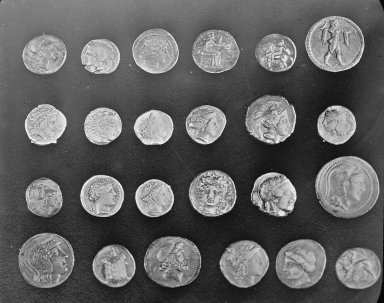
#> input picture skimage.data.coins(), 384 x 303 px
$ jupyter execute Filters.ipynb
#> lines starting #> are read from the running program, lines starting #| are printed output that depends on the picture; after the words box and inside, x2 and y2 are one past the last pixel; in counts of white or black regions, pixels touching at a corner belong together
[cell 1]
from skimage import data
import inspect
import matplotlib.pyplot as plt

# List all public callables in skimage.data
image_funcs = [
    name for name, obj in inspect.getmembers(data, inspect.isfunction)
    if not name.startswith("_")
]

print(image_funcs)

[cell 2]
image_coins = data.coins()
#> image_coins is the input picture: shape (303, 384); min 1, max 252, mean 96.9
#visualizing images
def show_image(image, title='Image', cmap_type='gray'):
    plt.imshow(image, cmap=cmap_type)
    plt.title(title)
    plt.axis('off')
    plt.show()

show_image(image_coins, "Coins")

# Edge Detection

[cell 3]
from skimage.filters import sobel
#apply edge detection filter
edge_sobel = sobel(image_coins)
#plot comparison function
#plot original and filtered image
def plot_comparison(original, filtered, title_filtered):
    fig, (ax1, ax2) = plt.subplots(ncols=2, figsize=(8,6), sharex=True, sharey=True)
    ax1.imshow(original, cmap=plt.cm.gray)
    ax1.set_title('original')
    ax1.axis('off')
    ax2.imshow(filtered, cmap=plt.cm.gray)
    ax2.set_title(title_filtered)
    ax2.axis('off')

plot_comparison(image_coins, edge_sobel, "Edge with sobel")

# Gaussian Smoothing

[cell 4]
gauss_pic = data.rocket()
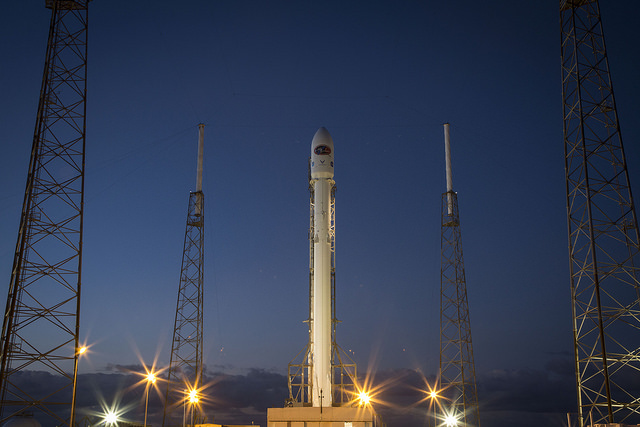
#> input picture skimage.data.rocket(), 640 x 427 px
#> gauss_pic is the input picture: shape (427, 640, 3); mean R, G, B 52.3, 61.3, 82.3
show_image(gauss_pic, 'Image')

[cell 5]
from skimage.filters import gaussian
# apply edge detection filter
gaussian_image = gaussian(gauss_pic)
plot_comparison(gauss_pic, gaussian_image, 'Blurred with Gaussian filter')

# Contrast Enhancement
contrast of an image -> spread of its histogram

Histogram equalization -> spreads out the most frequent histogram intensity values

[cell 6]
from skimage import exposure
cat_image = data.chelsea()
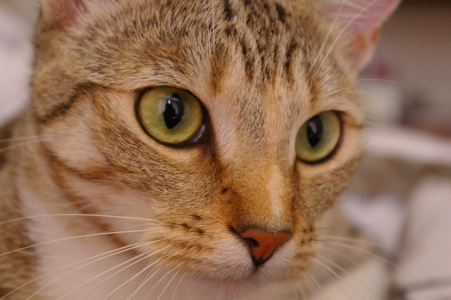
#> input picture skimage.data.chelsea(), 451 x 300 px
#> cat_image is the input picture: shape (300, 451, 3); mean R, G, B 147.7, 111.4, 86.8
#obtain the equalized image
image_eq = exposure.equalize_hist(cat_image)
show_image(cat_image, 'Original')
show_image(image_eq, 'Histogram equalized')

[cell 7]
# red histogram
# original image
red_cat = cat_image[:, :, 0]
plt.hist(red_cat.ravel(), bins=256)
plt.title('Red histogram of original image')
plt.show()
#> figure, not shown here; tallest bar 2021 high, from x = 155.9 to 156.8

# equalized image
red_eq = image_eq[:, :, 0]
plt.hist(red_eq.ravel(), bins=256)
plt.title('Red histogram of equalized image')
plt.show()
#> figure, not shown here; tallest bar 2483 high, from x = 0.957 to 0.961

[cell 8]
# green histogram
# original image
green_cat = cat_image[:, :, 1]
plt.hist(green_cat.ravel(), bins=256)
plt.title('Green histogram of original image')
plt.show()
#> figure, not shown here; tallest bar 1855 high, from x = 115.3 to 116

# Equalized image
green_eq = image_eq[:, :, 1]
plt.hist(green_eq.ravel(), bins=256)
plt.title('Green histogram of equalized image')
plt.show()
#> figure, not shown here; tallest bar 1855 high, from x = 0.487 to 0.491

[cell 9]
# Blue histogram
# original image
blue_cat = cat_image[:, :, 2]
plt.hist(blue_cat.ravel(), bins=256)
plt.title('Blue Histogram of Original Image')
plt.show()
#> figure, not shown here; tallest bar 1523 high, from x = 96.55 to 97.45

# equalized image
blue_eq = image_eq[:, :, 2]
plt.hist(blue_eq.ravel(), bins=256)
plt.title('Blue Histogram of equalized image')
plt.show()
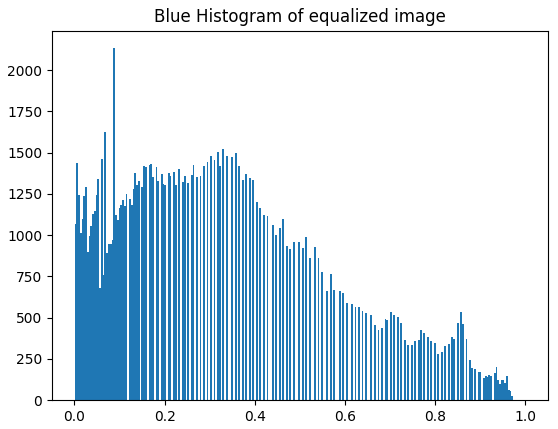
#> figure drawn by matplotlib, 1 panel; tallest bar 2133 high, from x = 0.086 to 0.0899

[cell 10]
#adaptive histogram equalization
import numpy as np
np.max(cat_image) # obtain maximum pixel intensity of image
#> Out = 231

[cell 11]
np.min(cat_image) # minimum intensity
#> Out = 0

[cell 12]
np.max(image_eq)
#> Out = 1

[cell 13]
np.min(image_eq)
#> Out = 0.000116

[cell 14]
image_adaptive_eq = exposure.equalize_adapthist(cat_image, clip_limit=0.03)
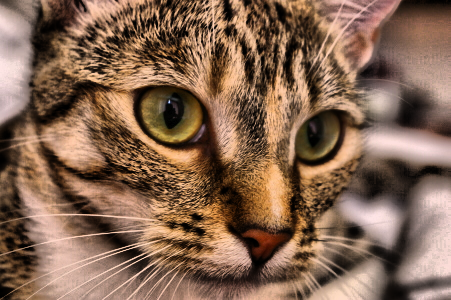
#> image_adaptive_eq: shape (300, 451, 3) float64; mean R, G, B 0.523, 0.403, 0.322
show_image(cat_image, 'Original')
show_image(image_adaptive_eq, 'Adaptive Equalzation')

# Transforming images

[cell 15]
#Rotating
from skimage.transform import rotate, rescale, resize
rocket = data.rocket()
# Rotate the image 90 degrees clockwise
image_rotated = rotate(rocket, -90)
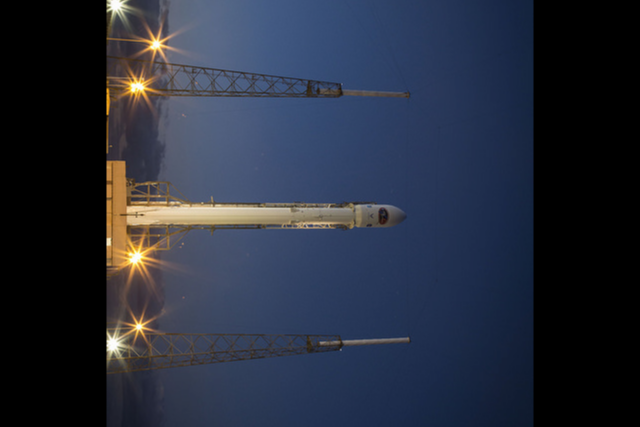
#> image_rotated: shape (427, 640, 3) float64; mean R, G, B 0.152, 0.177, 0.235
show_image(image_rotated, 'Rocket rotated')

[cell 16]
#Rescaling
#Rescale the image to be 4 times smaller
image_rescaled = rescale(rocket, 1/4, anti_aliasing = True)
show_image(image_rescaled, 'Rocket rescaled')

[cell 17]
#Resizing
#height and width to resize
height = 400
width = 500
image_resized = resize(rocket, (height, width), anti_aliasing=True)
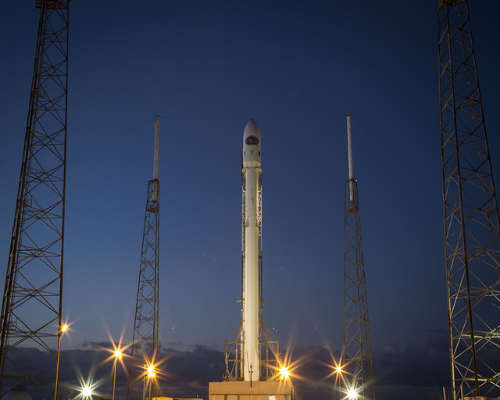
#> image_resized: shape (400, 500, 3) float64; mean R, G, B 0.205, 0.24, 0.323
show_image(image_resized, "Resized")

[cell 18]
#Resizing proportionally
#set proportional height so its 4 times its size
height = rocket.shape[0]/4
#> height = 106.8
width = rocket.shape[1]/4
#> width = 160
image_resized = resize(rocket, (height, width), anti_aliasing=True)
#> image_resized: shape (107, 160, 3) float64
show_image(image_resized, "Resized image")

## Morphological Filtering

[cell 19]
#Erosion in scikit-image
from skimage import morphology, color
#set structuring element to the rectangular shaped
selem = morphology.rectangle(12, 6)
# convert image to grayscale
gray_rocket = color.rgb2gray(rocket)
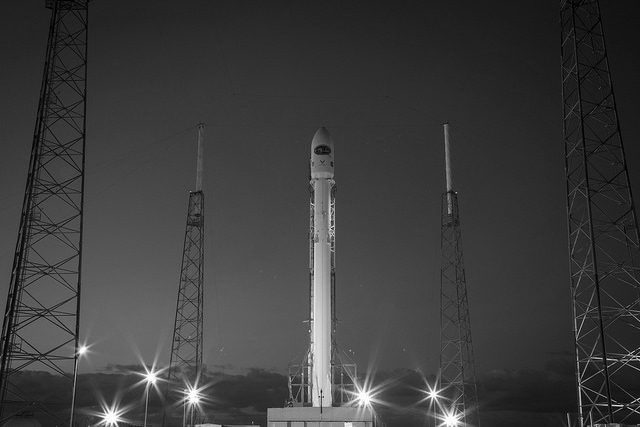
#> gray_rocket: shape (427, 640) float64; min 0, max 1, mean 0.239
# import the otsu threshold function
from skimage.filters import threshold_otsu
# obtain the optimal threshold value
thresh = threshold_otsu(gray_rocket)
#> thresh = 0.291
# apply thresholding to the image
binary_rocket = gray_rocket > thresh
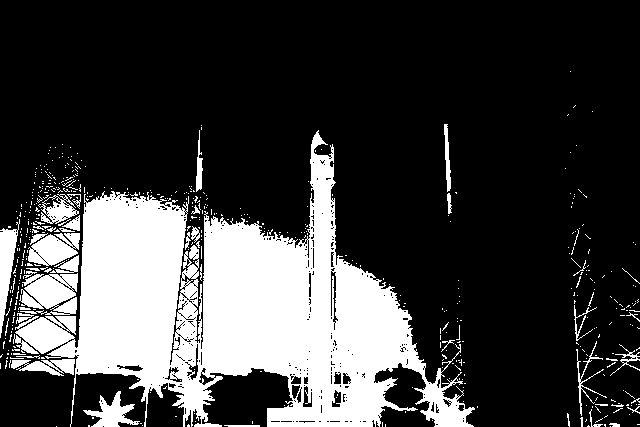
#> binary_rocket: shape (427, 640) bool; 24.8% white; 509 white regions (464 under 20 px), largest, box (x1, y1, x2, y2) and area: (13, 130, 475, 427) 57452, (19, 273, 78, 315) 1821, (28, 233, 80, 266) 1164
#obtain the crosed image with binary erosion
eroded_image = morphology.binary_erosion(binary_rocket, selem)
#> eroded_image: shape (427, 640) bool; 14.2% white; 25 white regions (13 under 20 px), largest, box (x1, y1, x2, y2) and area: (205, 161, 406, 427) 21665, (81, 204, 183, 383) 14430, (0, 236, 14, 321) 631
show_image(eroded_image, "Rocket eroded")

[cell 20]
#Dilation
dilated_image = morphology.binary_dilation(binary_rocket)
#> dilated_image: shape (427, 640) bool; 29.4% white; 98 white regions (79 under 20 px), largest, box (x1, y1, x2, y2) and area: (4, 124, 479, 427) 74747, (0, 211, 23, 339) 1500, (575, 340, 609, 427) 989
plot_comparison(rocket, dilated_image, 'Dilated')

## Image Restoration

[cell 21]
from skimage.restoration import inpaint
#obtain the mask
defect_image = plt.imread('images/defect-image.jpg')
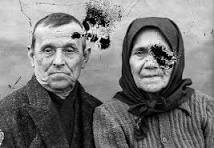
#> input picture images/defect-image.jpg, 214 x 148 px
#> defect_image is the input picture: shape (148, 214, 3); mean R, G, B 119.5, 119.5, 119.5

def get_mask(image, threshold=5):
    """
    Creates a mask where pixels darker than the threshold are marked as defects (1).
    Assumes image range is 0-255.
    """
#> called with threshold = 5
    # 1. If image is color (RGB), average the channels or convert to grayscale
    # simple averaging: (R+G+B)/3
    if image.ndim == 3:
        intensity = np.mean(image, axis=2)
    else:
        intensity = image

    # 2. Create boolean mask: True where pixel is dark (defect), False otherwise
    mask = intensity < threshold
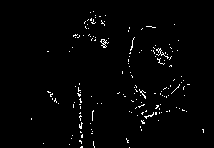
#> mask: shape (148, 214) bool; 1.7% white in thin lines or dots, all inside (x1, y1, x2, y2) = (31, 11, 204, 148)

    # 3. Return as integers (0 and 1) which inpaint expects
    return mask.astype(int)
mask = get_mask(defect_image)
#apply inpainting to the damaged image using the mask
# CORRECT
restored_image = inpaint.inpaint_biharmonic(defect_image, mask, channel_axis=-1)
show_image(restored_image, "Restored")
